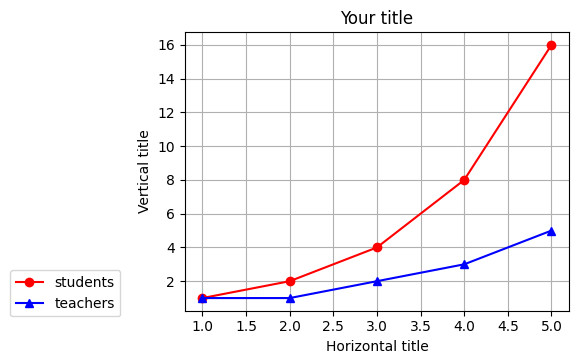

Write the Python code that produced this figure.
import matplotlib.pyplot as plt

x1 = [1,2,3,4,5]
y1 = [1,2,4,8,16]
y2 = [1,1,2,3,5]

plt.plot(x1, y1, 'ro-', label='students')
plt.plot(x1, y2, 'b^-', label='teachers')

plt.subplots_adjust(left=0.3, bottom=0.3)
plt.legend(bbox_to_anchor=(-0.15, 0.17), loc='upper right')

plt.title('Your title')
plt.xlabel('Horizontal title')
plt.ylabel('Vertical title')
plt.grid(True)

#plt.show()
plt.savefig('Legend.png', bbox_inches='tight')